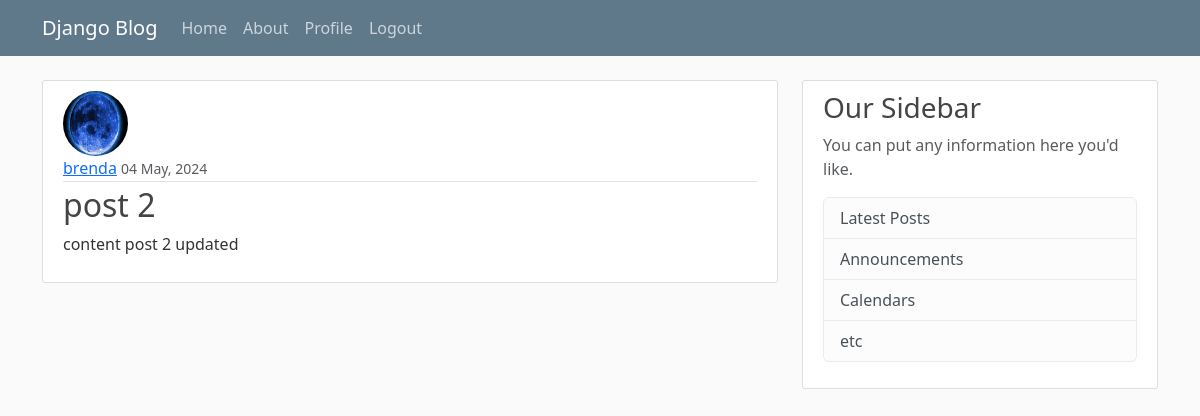
The app's page /post/2/ (signed in) with its own data.
### ccf/models.py (models this page shows, shortened)
class Post(models.Model):
    title = models.CharField(max_length=100)
    content = models.TextField()
    date_posted = models.DateTimeField(default=timezone.now)
    author = models.ForeignKey(User, on_delete=models.CASCADE)

### users/models.py (models this page shows, shortened)
class Profile(models.Model):
    user = models.OneToOneField(User, on_delete=models.CASCADE)
    image = models.ImageField(
        default=default_profile_pic,
        upload_to=profile_pics_dir,
    )

### ccf/views.py (the view)
class PostDetailView(LoginRequiredMixin, DetailView):
    model = Post

### ccf/templates/ccf/post_detail.html
{% extends "ccf/base.html" %}
{% block content %}
  <article class="media content-section">
    <img class="rounded-circle article-img" src="{{ object.author.profile.image.url }}">
    <div class="media-body">
      <div class="article-metadata">
        <a class="mr-2" href="#">{{ object.author }}</a>
        <small class="text-muted">{{ object.date_posted|date:"d F, Y" }}</small>
      </div>
      <h2 class="article-title">{{ object.title }}</h2>
      <p class="article-content">{{ object.content }}</p>
    </div>
  </article>
{% endblock content %}

### ccf/static/ccf/css/ccf.main.css (style rules this page uses)
body { background: #fafafa; color: #333333; margin-top: 5rem; }
h1, h2, h3, h4, h5, h6 { color: #444444; }
.content-section { background: #ffffff; padding: 10px 20px; border: 1px solid #dddddd; border-radius: 3px; margin-bottom: 20px; }
.article-title { color: #444444; }
.article-content { white-space: pre-line; }
.article-img { height: 65px; width: 65px; margin-right: 16px; }
.article-metadata { padding-bottom: 1px; margin-bottom: 4px; border-bottom: 1px solid #e3e3e3 }

### records on screen
Post: author.profile.image (picture), author "brenda", date_posted "04 May, 2024", title "post 2", content "content post 2 updated"
